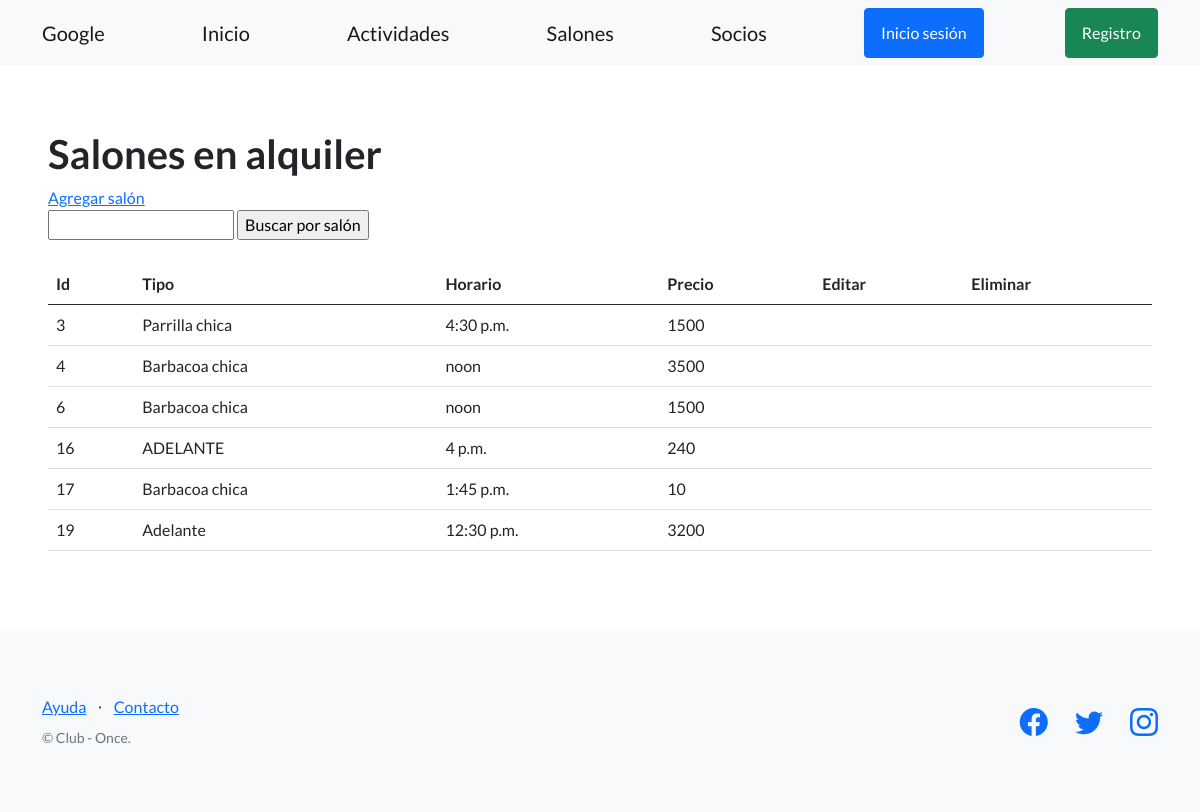
Before: /salones/ with the older database file.
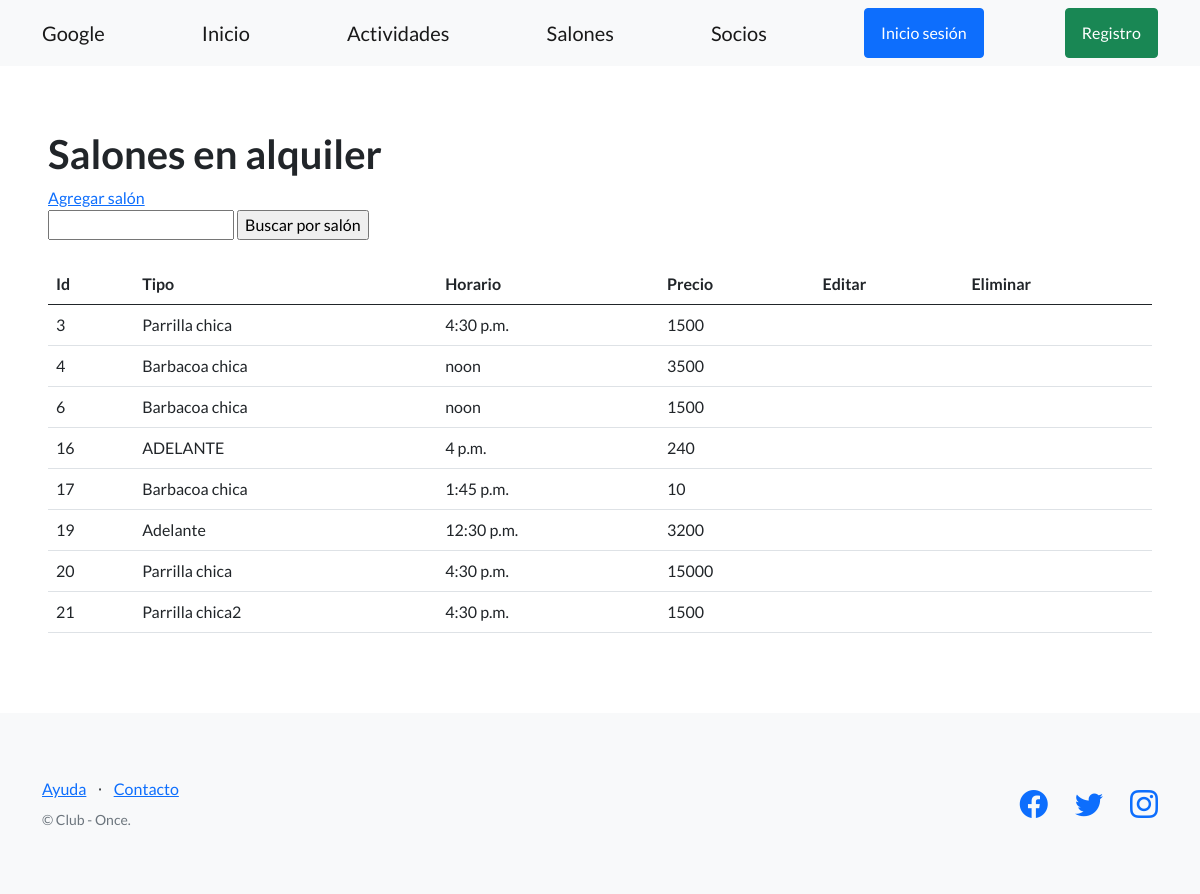
After: the same page with the newer database file.
### club_once_estrellas/models.py (models this page shows)
class Salones(models.Model):
    tipo = models.CharField(max_length=64)
    horario = models.TimeField()
    precio = models.IntegerField()
    creador = models.ForeignKey(User, on_delete=models.SET_NULL, null=True)

### club_once_estrellas/views.py (the view)
# urls.py: path("salones/", Salones_en_alquiler, name="lista_salones"),
def Salones_en_alquiler(request):
    contexto = {
        "Salones": Salones.objects.all(),
    }
    http_response = render(
        request=request,
        template_name='club_once_estrellas/lista_salones.html',
        context=contexto,
    )
    return http_response

### club_once_estrellas/templates/club_once_estrellas/lista_salones.html (shortened to what this page needs)
{% extends "club_once_estrellas/base.html" %}
{% block contenido %}
<section>
  <div>
    <h1>Salones en alquiler</h1>
    <a href="{% url 'agregar_salon' %}">Agregar salón</a>
    <form action="{% url 'buscar_salon' %}" method="post">
      <input type="text" name="busqueda">
      <input type="submit" value="Buscar por salón">
    </form>
    <br>
    <table class="table">
      <thead>
        <tr>
          <th>Id</th>
          <th>Tipo</th>
          <th>Horario</th>
          <th>Precio</th>
          <th>Editar</th>
          <th>Eliminar</th>
        </tr>
      </thead>
      <tbody>
        {% for salon in Salones %}
        <tr>
          <td>{{ salon.id }}</td>
          <td>{{ salon.tipo }}</td>
          <td>{{ salon.horario }}</td>
          <td>{{ salon.precio }}</td>
          <td>
          </td>
          <td>
          </td>
        </tr>
        {% endfor %}
      </tbody>
    </table>
  </div>
</section>
{% endblock contenido %}

### club_once_estrellas/templates/club_once_estrellas/base.html (shortened to what this page needs)
{% load static %}
<!DOCTYPE html>
<html lang="en">
    <head>
        <link href="https://cdn.jsdelivr.net/npm/bootstrap-icons@1.5.0/font/bootstrap-icons.css" rel="stylesheet" type="text/css" />
        <link href="{% static 'css/styles.css' %}" rel="stylesheet" />
    </head>
    <body>
        <nav class="navbar navbar-light bg-light static-top">
            <div class="container">
                <a class="navbar-brand" href="https://www.google.com">Google</a>
                <a class="navbar-brand" href="{% url 'inicio' %}">Inicio</a>
                <a class="navbar-brand" href="{% url 'lista_actividades' %}">Actividades</a>
                <a class="navbar-brand" href="{% url 'lista_salones' %}">Salones</a>
                <a class="navbar-brand" href="{% url 'lista_de_socios' %}">Socios</a>
                {% if user.is_authenticated %}
                <div class="dropdown">
                    <button class="btn btn-secondary dropdown-toggle" type="button" id="dropdownMenuButton1" data-bs-toggle="dropdown" aria-expanded="false">
                        <div style="display: inline-flex;">
                            <span>{{ user.username }}</span>
                        </div>
                    </button>
                    <ul class="dropdown-menu" aria-labelledby="dropdownMenuButton1">
                        <li>
                            <a class="dropdown-item" href="{% url 'editar_perfil' %}">Editar mis datos</a>
                        </li>
                        <li>
                            <a class="dropdown-item" href="{% url 'agregar_avatar' %}">Agregar avatar</a>
                        </li>
                        <li>
                            <a class="dropdown-item" href="{% url 'logout' %}"><strong>Cerrar Sesión</strong></a>
                        </li>
                    </ul>
                    </div>
                </div>
                {% else %}
                <a class="btn btn-primary" href="{% url 'login' %}">Inicio sesión</a>
                <a class="btn btn-success" href="{% url 'registro' %}">Registro</a>
                {% endif %}
            </div>
        </nav>
        <section style="padding:4rem 3rem;">
            {% block contenido %}
            {% endblock contenido %}
        </section>
        <footer class="footer bg-light">
            <div class="container">
                <div class="row">
                    <div class="col-lg-6 h-100 text-center text-lg-start my-auto">
                        <ul class="list-inline mb-2">
                            <li class="list-inline-item"><a href="#!">Ayuda</a></li>
                            <li class="list-inline-item">⋅</li>
                            <li class="list-inline-item"><a href="#!">Contacto</a></li>
                        </ul>
                        <p class="text-muted small mb-4 mb-lg-0">&copy; Club - Once.</p>
                    </div>
                    <div class="col-lg-6 h-100 text-center text-lg-end my-auto">
                        <ul class="list-inline mb-0">
                            <li class="list-inline-item me-4">
                                <a href="#!"><i class="bi-facebook fs-3"></i></a>
                            </li>
                            <li class="list-inline-item me-4">
                                <a href="#!"><i class="bi-twitter fs-3"></i></a>
                            </li>
                            <li class="list-inline-item">
                                <a href="https://www.instagram.com/espndeportes/?hl=es"><i class="bi-instagram fs-3"></i></a>
                            </li>
                        </ul>
                    </div>
                </div>
            </div>
        </footer>
    </body>
</html>

Changed rows visible on the page:
added Salones: id "20", tipo "Parrilla chica", horario "4:30 p.m.", precio "15000"
added Salones: id "21", tipo "Parrilla chica2", horario "4:30 p.m.", precio "1500"
